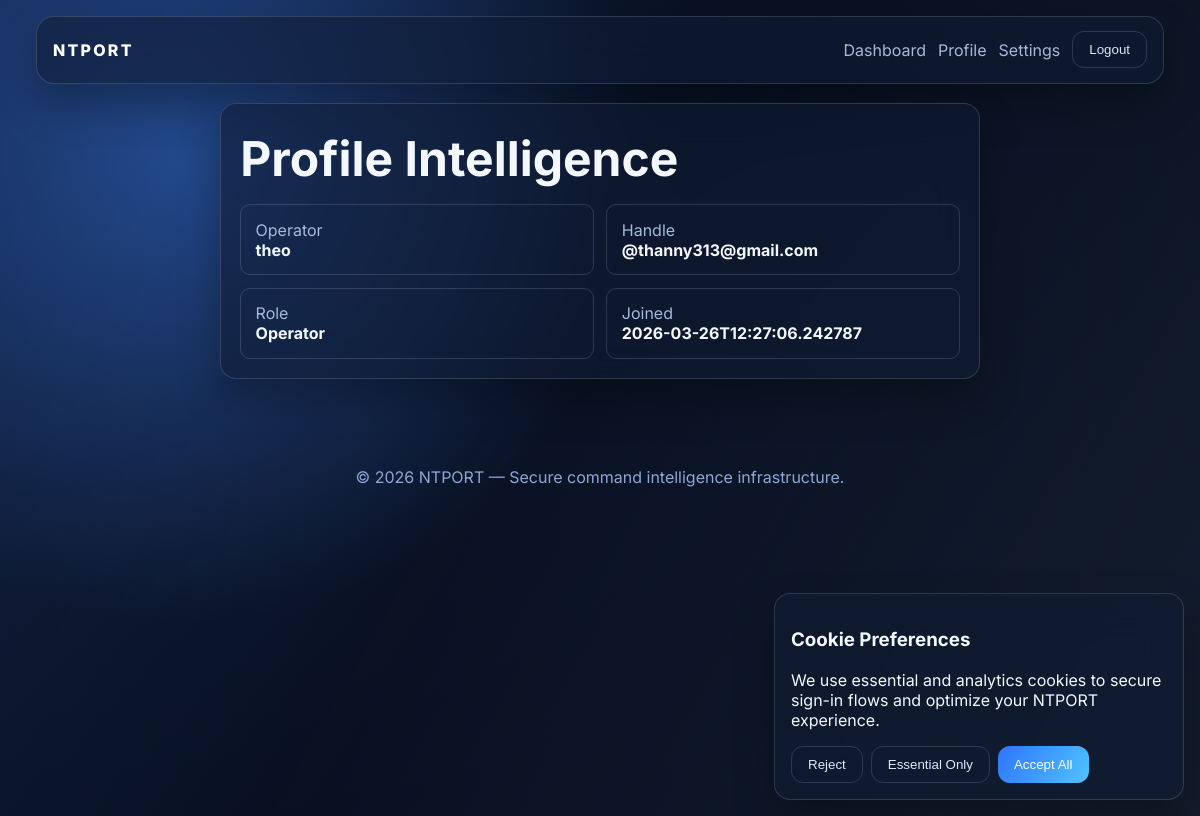
Screenshot of /profile (signed in) with the database file from the repository.
### tables this page shows
CREATE TABLE users (
            id INTEGER PRIMARY KEY AUTOINCREMENT,
            username TEXT UNIQUE NOT NULL,
            password_hash TEXT NOT NULL,
            created_at TEXT NOT NULL,
            full_name TEXT,
            role TEXT DEFAULT 'Operator'
        );

### app.py (the view)
@app.route("/profile")
@login_required
def profile():
    user = get_db().execute("SELECT * FROM users WHERE id = ?", (session["user_id"],)).fetchone()
    return render_template("profile.html", user=user)

### app.py (called while the page is built)
def get_db() -> sqlite3.Connection:
    if "db" not in g:
        g.db = sqlite3.connect(app.config["DATABASE"])
        g.db.row_factory = sqlite3.Row
    return g.db

def init_db() -> None:
    db = get_db()
    db.executescript(
        """
        CREATE TABLE IF NOT EXISTS users (
            id INTEGER PRIMARY KEY AUTOINCREMENT,
            username TEXT UNIQUE NOT NULL,
            password_hash TEXT NOT NULL,
            created_at TEXT NOT NULL,
            full_name TEXT,
            role TEXT DEFAULT 'Operator'
        );

        CREATE TABLE IF NOT EXISTS activity (
            id INTEGER PRIMARY KEY AUTOINCREMENT,
            user_id INTEGER NOT NULL,
            title TEXT NOT NULL,
            description TEXT NOT NULL,
            created_at TEXT NOT NULL,
            FOREIGN KEY (user_id) REFERENCES users(id)
        );
        """
    )
    db.commit()

@app.before_request
def ensure_database() -> None:
    init_db()

@app.context_processor
def inject_user() -> dict:
    user = None
    user_id = session.get("user_id")
    if user_id:
        user = get_db().execute("SELECT * FROM users WHERE id = ?", (user_id,)).fetchone()
    return {"current_user": user, "year": datetime.utcnow().year}

def login_required(view):
    @wraps(view)
    def wrapped(*args, **kwargs):
        if "user_id" not in session:
            flash("Please log in to access NTPORT.", "warning")
            return redirect(url_for("login"))
        return view(*args, **kwargs)
    return wrapped

### templates/profile.html (shortened to what this page needs)
{% extends 'base.html' %}
{% block content %}
<section class="glass panel narrow">
  <h1>Profile Intelligence</h1>
  <div class="profile-grid">
    <div>
      <span>Operator</span>
      <strong>{{ user['full_name'] or user['username'] }}</strong>
    </div>
    <div>
      <span>Handle</span>
      <strong>@{{ user['username'] }}</strong>
    </div>
    <div>
      <span>Role</span>
      <strong>{{ user['role'] }}</strong>
    </div>
    <div>
      <span>Joined</span>
      <strong>{{ user['created_at'] }}</strong>
    </div>
  </div>
</section>
{% endblock %}

### templates/base.html (shortened to what this page needs)
<!doctype html>
<html lang="en">
  <head>
    <link rel="stylesheet" href="{{ url_for('static', filename='styles.css') }}" />
  </head>
  <body>
    <div class="bg-layer"></div>
    <header class="site-header glass">
      <a href="{{ url_for('landing') }}" class="brand">NTPORT</a>
      <nav>
        {% if current_user %}
        <a href="{{ url_for('dashboard') }}">Dashboard</a>
        <a href="{{ url_for('profile') }}">Profile</a>
        <a href="{{ url_for('settings') }}">Settings</a>
        <form action="{{ url_for('logout') }}" method="post" class="inline-form">
          <button type="submit" class="ghost-btn">Logout</button>
        </form>
        {% else %}
        <a href="{{ url_for('login') }}">Login</a>
        <a href="{{ url_for('signup') }}" class="pill-link">Get Access</a>
        {% endif %}
      </nav>
    </header>
    <main class="main-wrap">{% block content %}{% endblock %}</main>
    <footer>
      <p>© {{ year }} NTPORT — Secure command intelligence infrastructure.</p>
    </footer>
    <div id="cookie-consent" class="cookie-consent hidden glass">
      <h3>Cookie Preferences</h3>
      <p>
        We use essential and analytics cookies to secure sign-in flows and optimize your NTPORT experience.
      </p>
      <div class="cookie-actions">
        <button data-consent="reject" class="ghost-btn">Reject</button>
        <button data-consent="custom" class="ghost-btn">Essential Only</button>
        <button data-consent="accept" class="primary-btn">Accept All</button>
      </div>
    </div>
  </body>
</html>

### static/styles.css (style rules this page uses)
:root { --bg: #0a1224; --bg-accent: #17305c; --text: #f3f8ff; --muted: #a7b9da; --primary: #3984ff; --border: rgba(255, 255, 255, 0.14); }
* { box-sizing: border-box; }
body { margin: 0; font-family: 'Inter', sans-serif; color: var(--text); min-height: 100vh; background: radial-gradient(circle at 15% 20%, #214381 0%, var(--bg) 38%, #060c1b 100%); }
.bg-layer { position: fixed; inset: 0; pointer-events: none; background: linear-gradient(120deg, rgba(57,132,255,.13), transparent 45%, rgba(175,221,255,.08)); }
.site-header, footer, .main-wrap { position: relative; z-index: 1; }
.site-header { margin: 1rem auto; width: min(1180px, 94%); padding: .9rem 1rem; border-radius: 18px; display: flex; justify-content: space-between; align-items: center; }
.glass { backdrop-filter: blur(20px); background: rgba(16, 28, 52, .58); border: 1px solid var(--border); box-shadow: 0 20px 40px rgba(0,0,0,.28); }
.brand { color: #fff; text-decoration: none; font-weight: 800; letter-spacing: .14rem; }
nav { display: flex; gap: .75rem; align-items: center; }
nav a { color: var(--muted); text-decoration: none; }
.pill-link, .primary-btn, .ghost-btn { border-radius: 12px; padding: .62rem 1rem; border: 1px solid transparent; text-decoration: none; transition: all .24s ease; }
.primary-btn { background: linear-gradient(120deg, #2f74ff, #4fc4ff); color: #fff; border: none; cursor: pointer; }
.ghost-btn, .pill-link { background: transparent; color: #dbe7ff; border-color: var(--border); cursor: pointer; }
.main-wrap { width: min(1180px, 94%); margin: 1.2rem auto 3rem; }
h1 { font-size: clamp(2rem, 4vw, 3.25rem); margin: .4rem 0 1rem; }
.panel { border-radius: 16px; padding: 1.2rem; margin-top: .9rem; }
.narrow { width: min(760px, 94%); margin: 0 auto; }
.profile-grid { display: grid; grid-template-columns: repeat(2,1fr); gap: .8rem; }
.profile-grid div { border: 1px solid var(--border); border-radius: 10px; padding: .9rem; }
.profile-grid span { color: var(--muted); display: block; }
.cookie-consent { position: fixed; right: 1rem; bottom: 1rem; width: min(410px, 92%); border-radius: 16px; padding: 1rem; z-index: 10; }
.cookie-actions { display: flex; gap: .5rem; flex-wrap: wrap; }
.inline-form { display: inline; }
footer { text-align: center; color: #8ea7d6; padding: 1.5rem 0 2rem; }

### rows the page displays
users: full_name "theo", username "thanny313@gmail.com", role "Operator", created_at "2026-03-26T12:27:06.242787"
